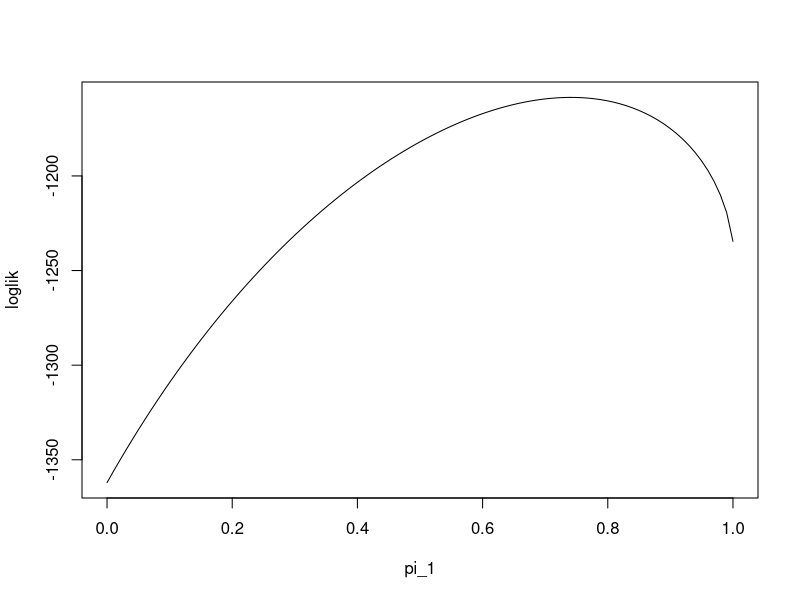
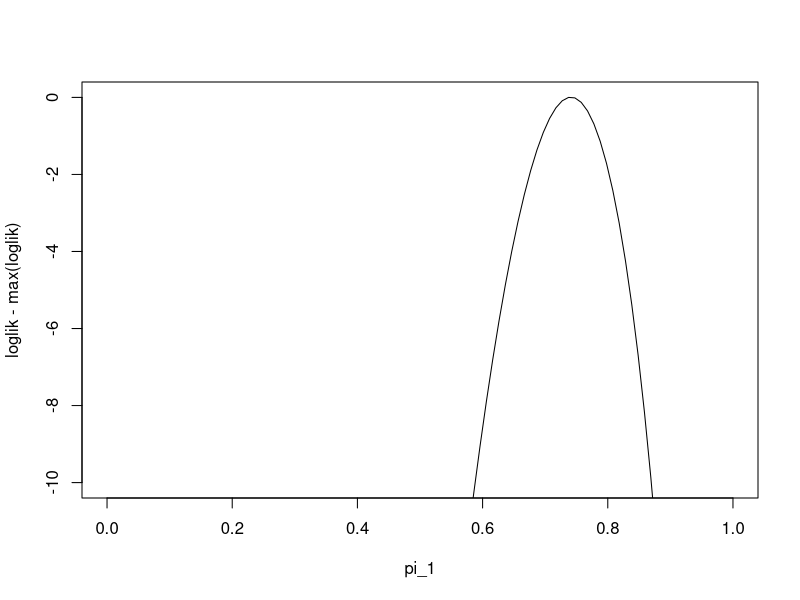
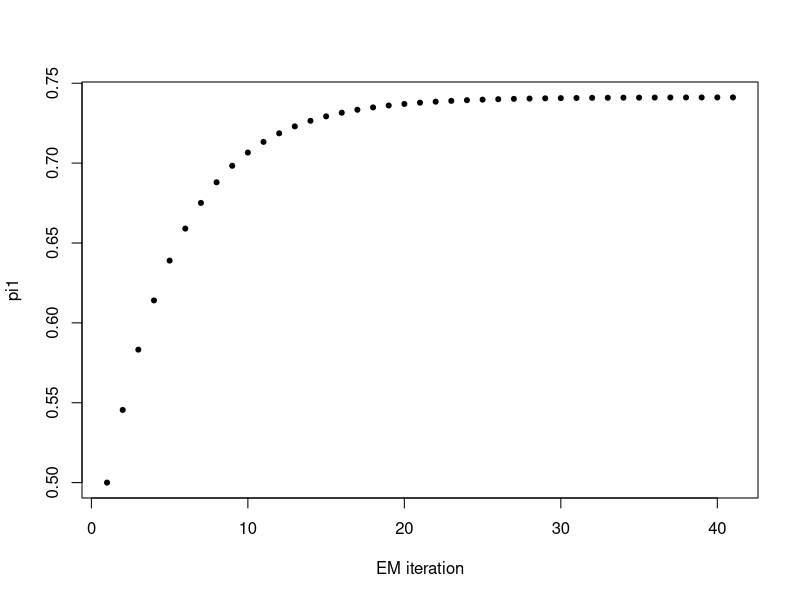
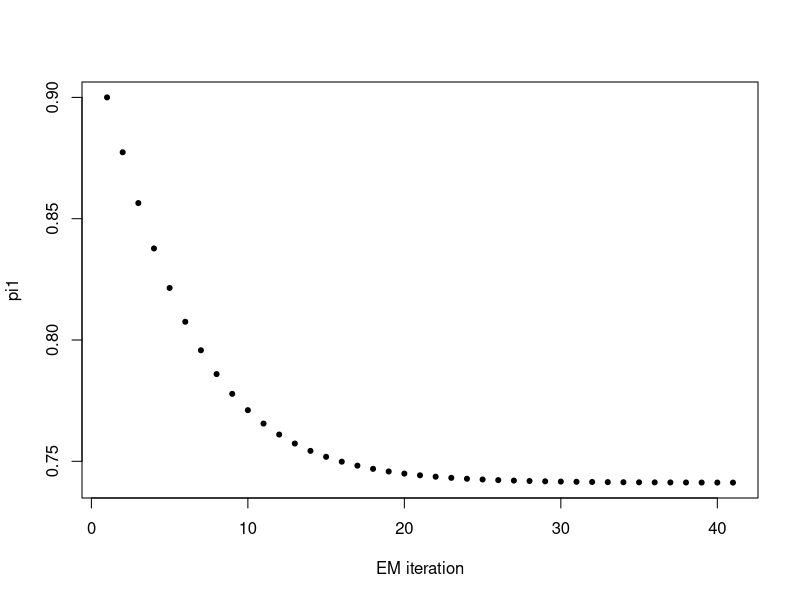
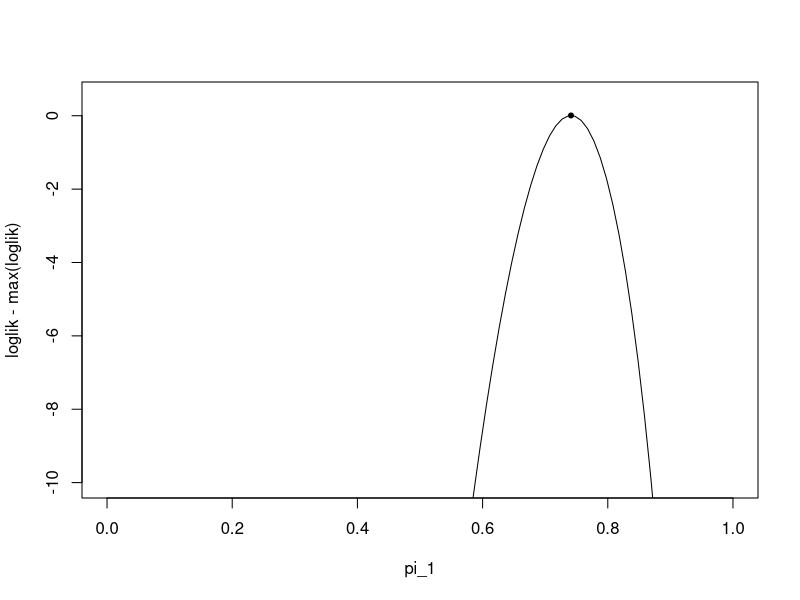

Here is the R script that generated these plots, in order:
## ---- chunk 1
knitr::opts_chunk$set(comment = "#",collapse = TRUE,fig.align = "center")
## ---- chunk 2
n <- 1000
x <- rep(0,n)
shape <- c(2,2) 
scale <- c(0.5,1)
for (i in 1:n) {
  if (runif(1) < 0.7) 
    z <- 1
  else
    z <- 2
  x[i] <- rgamma(1,scale = scale[z],shape = shape[z])
}
mix_loglik <- function (pi1, x)
  sum(log(pi1 * dgamma(x,scale = 0.5,shape = 2) +
          (1 - pi1) * dgamma(x,scale = 1,shape = 2)))
pi1_vec <- seq(0,1,length.out = 100)
loglik <- rep(0,100)
for (i in 1:length(pi1_vec))
  loglik[i] <- mix_loglik(pi1_vec[i],x)
plot(pi1_vec,loglik,type = "l",xlab = "pi_1")
## ---- chunk 3
plot(pi1_vec,loglik - max(loglik),ylim = c(-10,0),type = "l",xlab = "pi_1")
## ---- chunk 4
simple_em <- function (x, pi1_init, niter) {
  n <- length(x)
  pi1 <- rep(0,niter + 1)
  pi1[1] <- pi1_init
  L <- matrix(0,n,2)
  L[,1] <- dgamma(x,scale = 0.5,shape = 2) 
  L[,2] <- dgamma(x,scale = 1,shape = 2) 
  w <- matrix(nrow = n,ncol = 2)
  for (iter in 1:niter) {
    w[,1] <- pi1[iter] * L[,1]
    w[,2] <- (1 - pi1[iter]) * L[,2]
    for (i in 1:n)
      w[i,] <- w[i,]/(w[i,1] + w[i,2])
    pi1[iter + 1] <- mean(w[,1]) 
  }
  return(pi1)
}
## ---- chunk 5
pi1_iter <- simple_em(x,pi1_init = 0.5,niter = 40)
plot(pi1_iter,xlab = "EM iteration",ylab = "pi1",pch = 20)
pi1_iter[41]
## ---- chunk 6
pi1_iter = simple_em(x,pi1_init = 0.9,niter = 40)
plot(pi1_iter,xlab = "EM iteration",ylab = "pi1",pch = 20)
pi1_iter[41]
## ---- chunk 7
plot(pi1_vec,loglik - max(loglik),ylim = c(-10,0.5),type = "l",xlab = "pi_1")
points(pi1_iter[41],mix_loglik(pi1_iter[41],x) - max(loglik),pch = 20)
